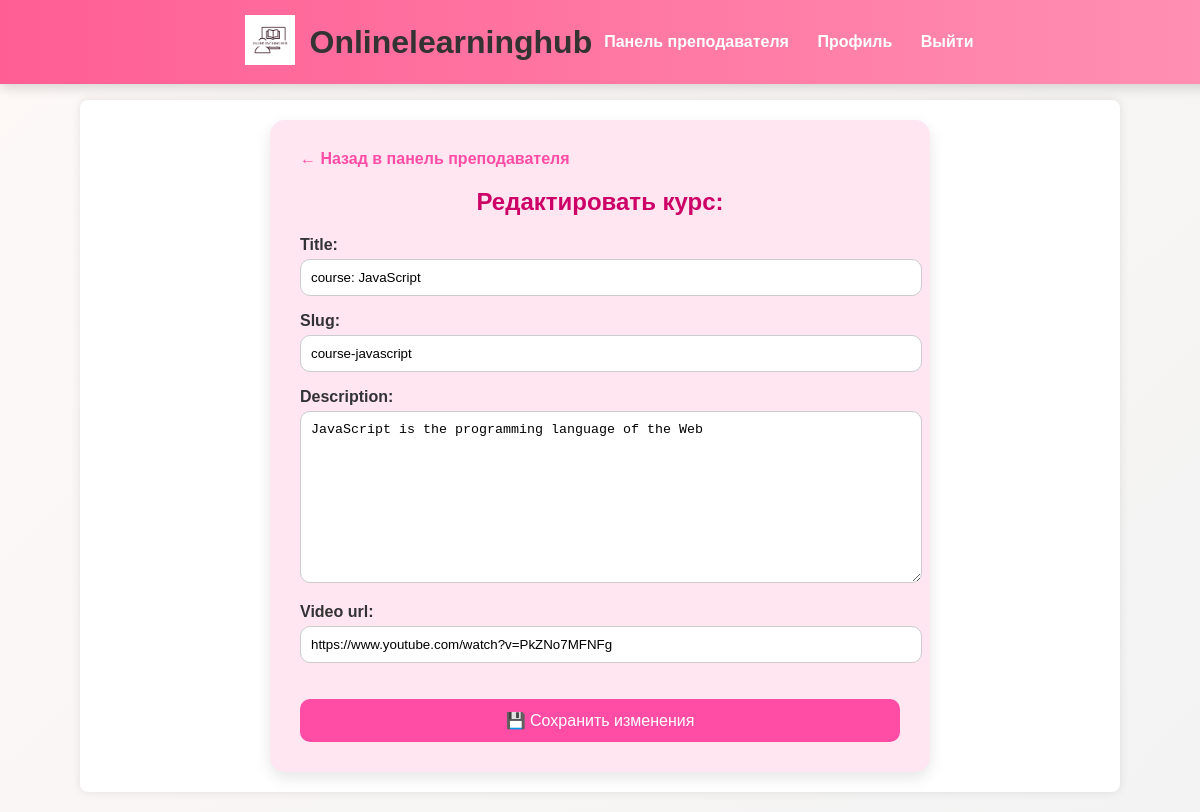
Page /courses/4/edit/ (signed in) on the committed database.
### myapp/models.py (models this page shows, shortened)
class Course(models.Model):
    title = models.CharField(max_length=100)
    slug = models.SlugField(unique=True, blank=True)
    description = models.TextField()
    teacher = models.ForeignKey(User, on_delete=models.CASCADE, limit_choices_to={'role': 'teacher'})
    created_at = models.DateTimeField(auto_now_add=True)
    video_url = models.CharField(max_length=255, blank=True, null=True)

### myapp/views.py (the view)
# urls.py: path('courses/<int:course_id>/edit/', edit_course, name='edit_course'),
@user_passes_test(is_teacher)
def edit_course(request, course_id):
    course = get_object_or_404(Course, id=course_id, teacher=request.user)
    if request.method == 'POST':
        form = CourseForm(request.POST, instance=course)
        if form.is_valid():
            form.save()
            return redirect('teacher_dashboard')
    else:
        form = CourseForm(instance=course)
    return render(request, 'myapp/edit_course.html', {'form': form})

### myapp/forms.py
class CourseForm(forms.ModelForm):
    class Meta:
        model = Course
        fields = ['title', 'slug', 'description', 'video_url']

### myapp/views.py (called while the page is built)
def is_teacher(user):
    return user.is_authenticated and user.role == 'teacher'

### myapp/templates/myapp/edit_course.html (shortened to what this page needs)
{% extends 'myapp/base.html' %}
{% load static %}
{% block content %}
<div class="edit-form-container">
    <a href="{% url 'teacher_dashboard' %}" class="back-link">← Назад в панель преподавателя</a>
    <h2>Редактировать курс: {{ course.title }}</h2>
    <form method="POST">
        {{ form.as_p }}
        <button type="submit">💾 Сохранить изменения</button>
    </form>
</div>
{% endblock %}

### myapp/static/myapp/style.css (style rules this page uses)
body { font-family: Arial, sans-serif; background: linear-gradient(135deg, #fef9f7, #f3f3f3); background-size: cover; margin: 0; padding: 0; }
h1, h2, h3 { color: #333; margin-top: 0; }
button { background-color: #008080; color: white; border: none; padding: 10px 16px; border-radius: 4px; cursor: pointer; }
a { color: inherit; text-decoration: none; }

### myapp/templates/myapp/base.html (style rules this page uses)
body { margin: 0; padding-top: 80px; }

### myapp/templates/myapp/edit_course.html (style rules this page uses)
.edit-form-container { max-width: 600px; margin: 0 auto; background-color: #ffe6f0; padding: 30px; border-radius: 15px; box-shadow: 0 6px 15px rgba(0, 0, 0, 0.1); }
.edit-form-container h2 { text-align: center; margin-bottom: 20px; color: #cc0066; }
.edit-form-container label { font-weight: bold; margin-top: 15px; display: block; color: #333; }
.edit-form-container input, .edit-form-container textarea { width: 100%; padding: 10px; margin-top: 5px; border-radius: 10px; border: 1px solid #ccc; }
.edit-form-container button { margin-top: 20px; width: 100%; background-color: #ff4da6; color: white; border: none; padding: 12px; font-size: 16px; border-radius: 10px; cursor: pointer; transition: background 0.3s ease; }
.back-link { display: inline-block; margin-bottom: 20px; color: #ff4da6; text-decoration: none; font-weight: bold; }

### rows in the picture
Course: title "course: JavaScript", slug "course-javascript", description "JavaScript is the programming language of the Web", video_url "https://www.youtube.com/watch?v=PkZNo7MFNFg"
